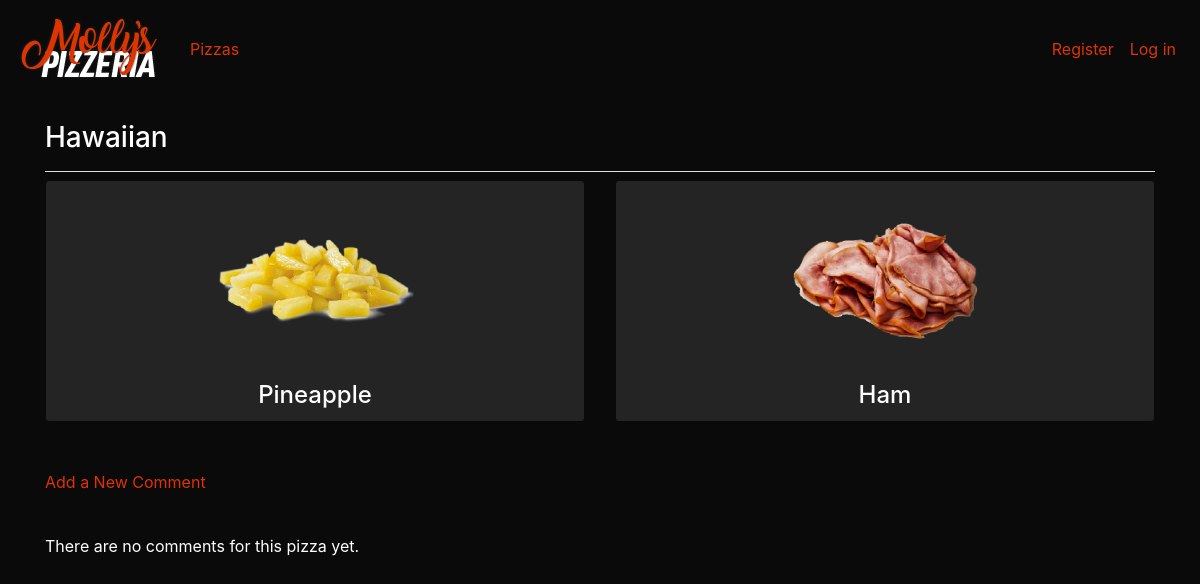
The page /pizza/2/ on the database its author committed.
### pizza_app/models.py (models this page shows)
class Pizza(models.Model):
    name = models.CharField(max_length=200)
    image = models.ImageField(upload_to="pizzas", default='Cheese.png')
    def __str__(self):
        return self.name

class Topping(models.Model):
    name = models.CharField(max_length=200)
    pizza = models.ForeignKey(Pizza, on_delete=models.CASCADE)
    image = models.ImageField(upload_to="toppings", default='Pepperoni.png')
    def __str__(self):
        return self.name

### pizza_app/views.py (the view)
# urls.py: path('pizza/<int:pizza_id>/', views.pizza, name='pizza'),
def pizza(request, pizza_id):
    pizza = Pizza.objects.get(id=pizza_id)
    toppings = pizza.topping_set.order_by('-name')
    comments = pizza.comment_set.order_by('-date_posted')
    context = {'pizza':pizza, 'comments':comments, 'toppings':toppings}
    return render(request, 'pizza_app/pizza.html', context)

### pizza_app/templates/pizza_app/pizza.html
{% extends 'pizza_app/base.html' %}
{% load static %}
{% block styles %}
    <link rel="stylesheet" href="{% static 'pizza_app/css/pizzeria_theme.css' %}">
{% endblock %}
{% block page_header %}
    <h3>{{ pizza }}</h3>
{% endblock page_header %}
{% block content %}
    <div class="card-deck">
        {% for topping in toppings %}
            <div class="card">
                <div class="card-block">
                    <img src="{{ topping.image.url }}" style="width: 200px;" class="center">
                    <h4 class="card-title" style="text-align: center;">{{ topping }}
                    </h4>
                </div>
            </div>
        {% endfor %}
    </div>
    <br>
    <br>
    <p>
        <a href="{% url 'pizza_app:new_comment' pizza.id %}">Add a New Comment</a>
    </p>
    <br>
    {% for comment in comments %}
        <div class="card mb-3">
            <h4 class="card-header">
                {{ comment.author }}
            <small>
                {{ comment.date_posted|date:'M d, Y H:i' }}
                <a href="{% url 'pizza_app:edit_comment' comment.id %}">
                edit comment</a></small>
            </h4>
            <div class="card-body">
                {{ comment.text|linebreaks }}
            </div>
        </div>
    {% empty %}
        <p>There are no comments for this pizza yet.</p>
    {% endfor %}
{% endblock content %}

### rows shown on the page
Pizza: name "Hawaiian"
Topping: image (picture), name "Pineapple"
Topping: image (picture), name "Ham"
